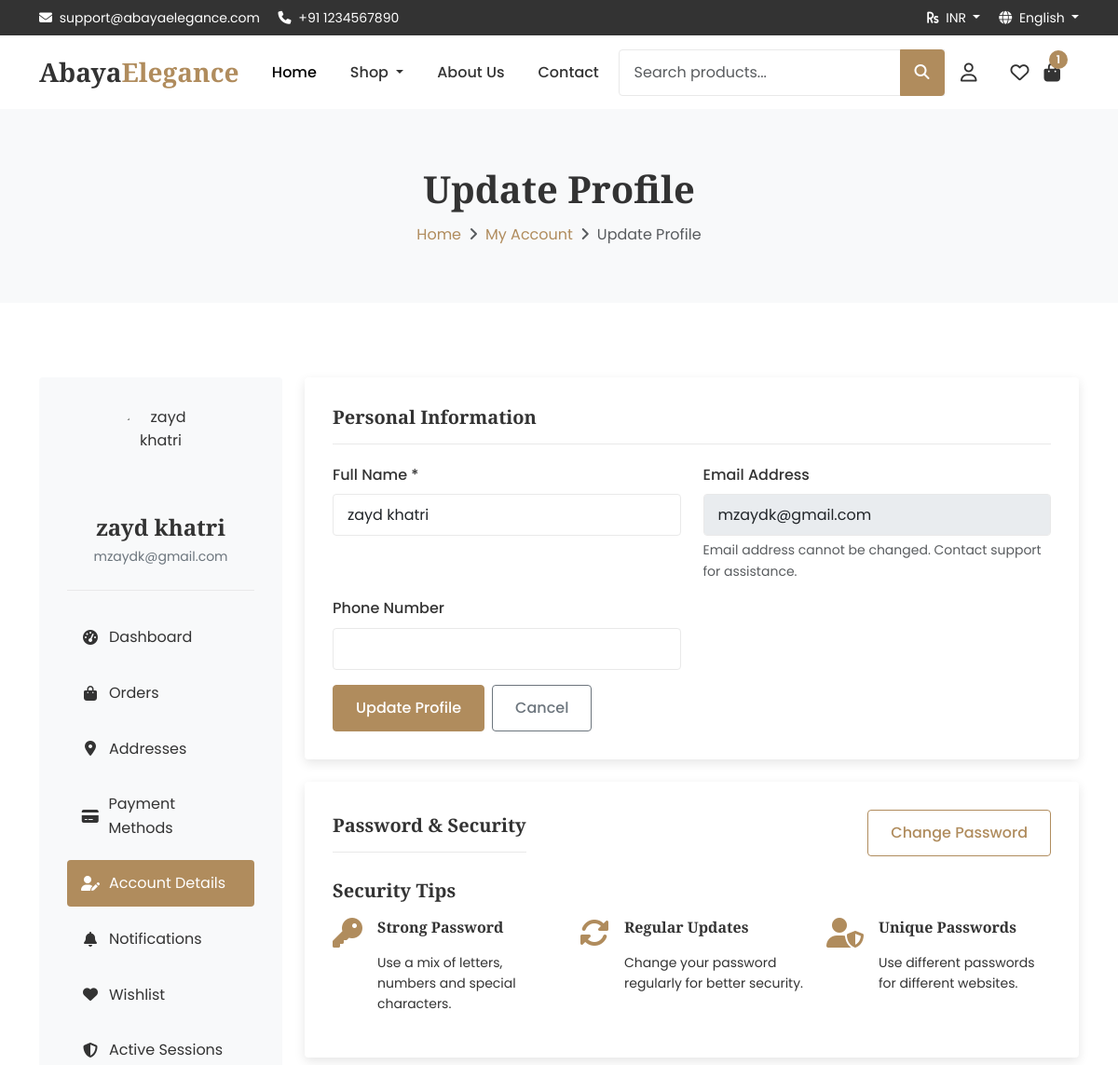
The app's page /users/profile/update/ (signed in, upper part), older data.
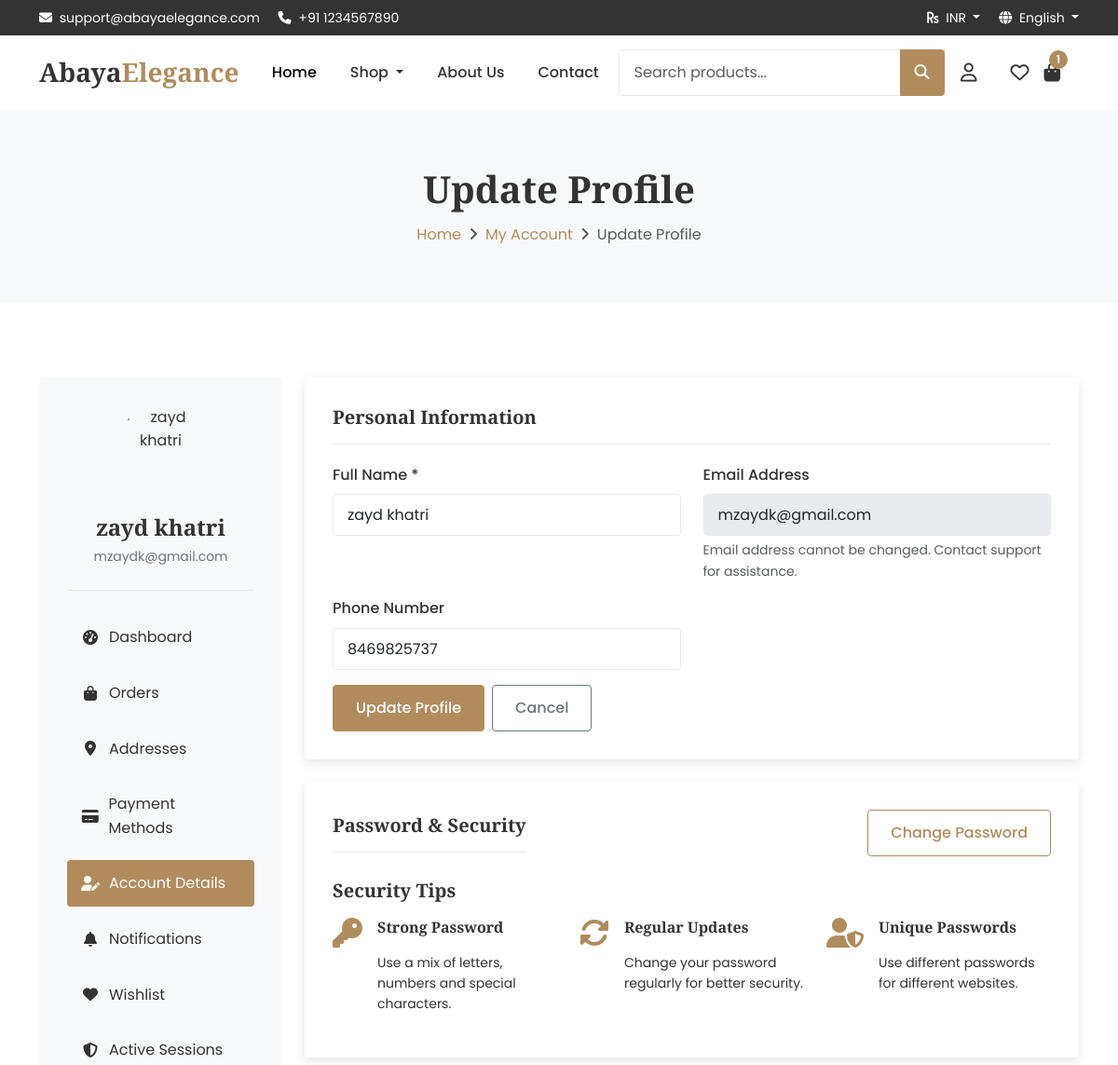
The same page, newer data.
### users/models.py (models this page shows, shortened)
class User(AbstractBaseUser, PermissionsMixin):
    ROLE_CHOICES = (
        ('ADMIN', 'Admin'),
        ('STAFF', 'Staff'),
        ('CUSTOMER', 'Customer'),
    )
    id = models.UUIDField(primary_key=True, default=uuid.uuid4, editable=False)
    email = models.EmailField(_('email address'), unique=True)
    name = models.CharField(_('full name'), max_length=150)
    phone = models.CharField(_('phone number'), max_length=15, blank=True, null=True)
    role = models.CharField(_('role'), max_length=15, choices=ROLE_CHOICES, default='CUSTOMER')
    is_active = models.BooleanField(default=True)
    is_staff = models.BooleanField(default=False)
    is_email_verified = models.BooleanField(default=False)
    email_verification_token = models.CharField(max_length=100, blank=True, null=True)
    email_verification_expiry = models.DateTimeField(blank=True, null=True)
    password_reset_token = models.CharField(max_length=100, blank=True, null=True)
    password_reset_expiry = models.DateTimeField(blank=True, null=True)
    login_attempts = models.IntegerField(default=0)
    last_login_attempt = models.DateTimeField(blank=True, null=True)
    last_login = models.DateTimeField(blank=True, null=True)
    created_at = models.DateTimeField(auto_now_add=True)
    updated_at = models.DateTimeField(auto_now=True)
    objects = UserManager()
    USERNAME_FIELD = 'email'
    REQUIRED_FIELDS = ['name']
    class Meta:
        verbose_name = _('user')
        verbose_name_plural = _('users')

### users/views.py (the view)
# urls.py: path('profile/update/', views.profile_update, name='profile_update'),
@login_required
def profile_update(request):
    if request.method == 'POST':
        form = ProfileUpdateForm(request.POST, instance=request.user)
        if form.is_valid():
            form.save()
            messages.success(request, 'Your profile has been updated.')
            return redirect('account_dashboard')
    else:
        form = ProfileUpdateForm(instance=request.user)
    return render(request, 'users/profile_update.html', {'form': form})

### users/forms.py
class ProfileUpdateForm(forms.ModelForm):
    class Meta:
        model = User
        fields = ['name', 'phone']
        widgets = {
            'name': forms.TextInput(attrs={'class': 'form-control'}),
            'phone': forms.TextInput(attrs={'class': 'form-control'}),
        }

### carts/context_processors.py (called while the page is built, shortened)
def cart(request):
    cart_count = 0
    cart_total = 0
    wishlist_count = 0
    if request.user.is_authenticated:
        try:
            cart = Cart.objects.get(user=request.user)
            cart_count = cart.get_item_count()
            cart_total = cart.get_total_price()
        except Cart.DoesNotExist:
            cart = None
        try:
            wishlist = Wishlist.objects.get(user=request.user)
            wishlist_count = wishlist.get_item_count()
        except Wishlist.DoesNotExist:
            wishlist = None
    return {
        'cart_count': cart_count,
        'cart_total': cart_total,
        'wishlist_count': wishlist_count,
    }

### carts/models.py (called while the page is built)
    def get_total_price(self):
        return sum(item.get_total_price() for item in self.items.all())

    def get_item_count(self):
        return sum(item.quantity for item in self.items.all())

### templates/users/profile_update.html (shortened to what the changed rows need)
{% extends 'base.html' %}
{% load static %}
{% block content %}
<div class="breadcrumb-section">
    <div class="container">
        <div class="row">
            <div class="col-12 text-center">
                <h1 class="breadcrumb-title">Update Profile</h1>
            </div>
        </div>
    </div>
</div>
<section class="section-padding">
    <div class="container">
        <div class="row">
            <div class="col-lg-3">
                <div class="account-sidebar">
                    <div class="account-user">
                        <div class="account-avatar">
                            <img src="{{ STATIC_URL }}images/user-placeholder.jpg" alt="{{ user.name }}">
                        </div>
                        <h4 class="account-username">{{ user.name }}</h4>
                        <div class="account-email">{{ user.email }}</div>
                    </div>
                </div>
            </div>
            <div class="col-lg-9">
                <div class="account-card mb-4">
                    <form method="post" action="{% url 'profile_update' %}" class="form-custom">
                        <div class="row">
                            <div class="col-md-6 mb-3">
                                <label for="{{ form.name.id_for_label }}" class="form-label">Full Name *</label>
                                {{ form.name }}
                            </div>
                            <div class="col-md-6 mb-3">
                                <label for="email" class="form-label">Email Address</label>
                                <input type="email" class="form-control" id="email" value="{{ user.email }}" readonly disabled>
                                <div class="form-text">Email address cannot be changed. Contact support for assistance.</div>
                            </div>
                            <div class="col-md-6 mb-3">
                                <label for="{{ form.phone.id_for_label }}" class="form-label">Phone Number</label>
                                {{ form.phone }}
                            </div>
                        </div>
                    </form>
                </div>
            </div>
        </div>
    </div>
</section>
{% endblock %}

Row changes from the older to the newer data that the page shows:
changed User "zayd khatri": phone (not shown) → "8469825737"
